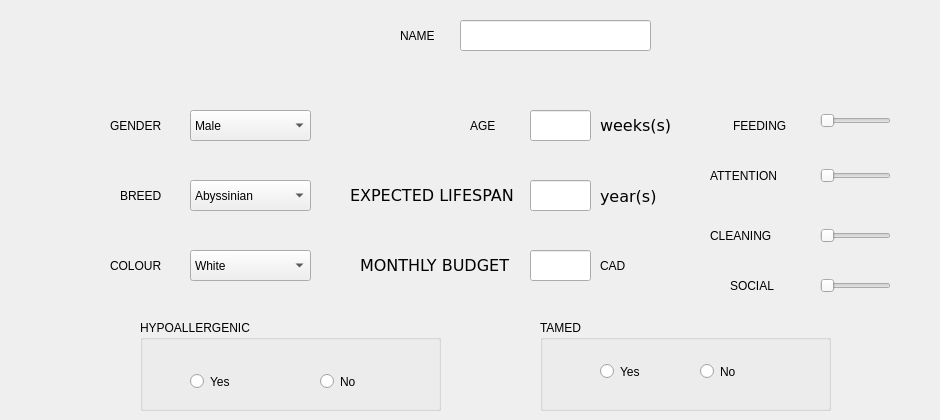
   <widget class="QWidget" name="GuineaPig">
    <widget class="QLabel" name="label_100">
     <property name="geometry">
      <rect>
       <x>110</x>
       <y>110</y>
       <width>71</width>
       <height>31</height>
      </rect>
     </property>
     <property name="text">
      <string>GENDER</string>
     </property>
    </widget>
    <widget class="QComboBox" name="guineaPig_colour">
     <property name="geometry">
      <rect>
       <x>190</x>
       <y>250</y>
       <width>121</width>
       <height>31</height>
      </rect>
     </property>
     <item>
      <property name="text">
       <string>White</string>
      </property>
     </item>
     <item>
      <property name="text">
       <string>Gold</string>
      </property>
     </item>
     <item>
      <property name="text">
       <string>Beige</string>
      </property>
     </item>
     <item>
      <property name="text">
       <string>Cinnamon</string>
      </property>
     </item>
     <item>
      <property name="text">
       <string>Chocolate</string>
      </property>
     </item>
     <item>
      <property name="text">
       <string>Black</string>
      </property>
     </item>
     <item>
      <property name="text">
       <string>Brown</string>
      </property>
     </item>
    </widget>
    <widget class="QLabel" name="label_101">
     <property name="geometry">
      <rect>
       <x>710</x>
       <y>220</y>
       <width>91</width>
       <height>31</height>
      </rect>
     </property>
     <property name="text">
      <string>CLEANING</string>
     </property>
    </widget>
    <widget class="QComboBox" name="guineaPig_breed">
     <property name="geometry">
      <rect>
       <x>190</x>
       <y>180</y>
       <width>121</width>
       <height>31</height>
      </rect>
     </property>
     <item>
      <property name="text">
       <string>Abyssinian</string>
      </property>
     </item>
     <item>
      <property name="text">
       <string>American</string>
      </property>
     </item>
     <item>
      <property name="text">
       <string>Coronet</string>
      </property>
     </item>
     <item>
      <property name="text">
       <string>Hairless guinea pigs</string>
      </property>
     </item>
     <item>
      <property name="text">
       <string>Peruvian</string>
      </property>
     </item>
     <item>
      <property name="text">
       <string>Teddy</string>
      </property>
     </item>
     <item>
      <property name="text">
       <string>Texel</string>
      </property>
     </item>
    </widget>
    <widget class="QGroupBox" name="guineaPig_tamed">
     <property name="geometry">
      <rect>
       <x>540</x>
       <y>320</y>
       <width>291</width>
       <height>91</height>
      </rect>
     </property>
     <property name="title">
      <string>TAMED</string>
     </property>
     <widget class="QRadioButton" name="guineaPig_tamed_yes">
      <property name="geometry">
       <rect>
        <x>60</x>
        <y>40</y>
        <width>51</width>
        <height>23</height>
       </rect>
      </property>
      <property name="text">
       <string>Yes</string>
      </property>
      <attribute name="buttonGroup">
       <string notr="true">buttonGroup_9</string>
      </attribute>
     </widget>
     <widget class="QRadioButton" name="guineaPig_tamed_no">
      <property name="geometry">
       <rect>
        <x>160</x>
        <y>40</y>
        <width>51</width>
        <height>23</height>
       </rect>
      </property>
      <property name="text">
       <string>No</string>
      </property>
      <attribute name="buttonGroup">
       <string notr="true">buttonGroup_9</string>
      </attribute>
     </widget>
    </widget>
    <widget class="QLabel" name="label_102">
     <property name="geometry">
      <rect>
       <x>710</x>
       <y>160</y>
       <width>111</width>
       <height>31</height>
      </rect>
     </property>
     <property name="text">
      <string>ATTENTION</string>
     </property>
    </widget>
    <widget class="QGroupBox" name="guineaPig_hypoallergenic">
     <property name="geometry">
      <rect>
       <x>140</x>
       <y>320</y>
       <width>301</width>
       <height>91</height>
      </rect>
     </property>
     <property name="title">
      <string>HYPOALLERGENIC</string>
     </property>
     <widget class="QRadioButton" name="guineaPig_hypoallergenic_yes">
      <property name="geometry">
       <rect>
        <x>50</x>
        <y>50</y>
        <width>51</width>
        <height>23</height>
       </rect>
      </property>
      <property name="text">
       <string>Yes</string>
      </property>
      <attribute name="buttonGroup">
       <string notr="true">buttonGroup_8</string>
      </attribute>
     </widget>
     <widget class="QRadioButton" name="guineaPig_hypoallergenic_no">
      <property name="geometry">
       <rect>
        <x>180</x>
        <y>50</y>
        <width>51</width>
        <height>23</height>
       </rect>
      </property>
      <property name="text">
       <string>No</string>
      </property>
      <attribute name="buttonGroup">
       <string notr="true">buttonGroup_8</string>
      </attribute>
     </widget>
    </widget>
    <widget class="QLabel" name="label_103">
     <property name="geometry">
      <rect>
       <x>120</x>
       <y>180</y>
       <width>61</width>
       <height>31</height>
      </rect>
     </property>
     <property name="text">
      <string>BREED</string>
     </property>
    </widget>
    <widget class="QLineEdit" name="guineaPig_name">
     <property name="geometry">
      <rect>
       <x>460</x>
       <y>20</y>
       <width>191</width>
       <height>31</height>
      </rect>
     </property>
    </widget>
    <widget class="QLabel" name="label_104">
     <property name="geometry">
      <rect>
       <x>110</x>
       <y>250</y>
       <width>81</width>
       <height>31</height>
      </rect>
     </property>
     <property name="text">
      <string>COLOUR</string>
     </property>
    </widget>
    <widget class="QSlider" name="guineaPig_feeding_2">
     <property name="geometry">
      <rect>
       <x>820</x>
       <y>110</y>
       <width>71</width>
       <height>21</height>
      </rect>
     </property>
     <property name="minimum">
      <number>1</number>
     </property>
     <property name="maximum">
      <number>5</number>
     </property>
     <property name="orientation">
      <enum>Qt::Horizontal</enum>
     </property>
    </widget>
    <widget class="QLabel" name="label_105">
     <property name="geometry">
      <rect>
       <x>733</x>
       <y>110</y>
       <width>91</width>
       <height>31</height>
      </rect>
     </property>
     <property name="text">
      <string>FEEDING</string>
     </property>
    </widget>
    <widget class="QLabel" name="label_106">
     <property name="geometry">
      <rect>
       <x>600</x>
       <y>110</y>
       <width>71</width>
       <height>31</height>
      </rect>
     </property>
     <property name="font">
      <font>
       <family>DejaVu Sans</family>
       <pointsize>12</pointsize>
      </font>
     </property>
     <property name="text">
      <string>weeks(s)</string>
     </property>
    </widget>
    <widget class="QLabel" name="label_107">
     <property name="geometry">
      <rect>
       <x>470</x>
       <y>110</y>
       <width>41</width>
       <height>31</height>
      </rect>
     </property>
     <property name="text">
      <string>AGE</string>
     </property>
    </widget>
    <widget class="QComboBox" name="guineaPig_gender">
     <property name="geometry">
      <rect>
       <x>190</x>
       <y>110</y>
       <width>121</width>
       <height>31</height>
      </rect>
     </property>
     <item>
      <property name="text">
       <string>Male</string>
      </property>
     </item>
     <item>
      <property name="text">
       <string>Female</string>
      </property>
     </item>
    </widget>
    <widget class="QLabel" name="label_109">
     <property name="geometry">
      <rect>
       <x>400</x>
       <y>20</y>
       <width>51</width>
       <height>31</height>
      </rect>
     </property>
     <property name="text">
      <string>NAME</string>
     </property>
    </widget>
    <widget class="QLabel" name="guineaPig_social_label">
     <property name="geometry">
      <rect>
       <x>730</x>
       <y>270</y>
       <width>61</width>
       <height>31</height>
      </rect>
     </property>
     <property name="text">
      <string>SOCIAL</string>
     </property>
    </widget>
    <widget class="QLineEdit" name="guineaPig_age">
     <property name="geometry">
      <rect>
       <x>530</x>
       <y>110</y>
       <width>61</width>
       <height>31</height>
      </rect>
     </property>
    </widget>
    <widget class="QLabel" name="label_130">
     <property name="geometry">
      <rect>
       <x>600</x>
       <y>250</y>
       <width>41</width>
       <height>31</height>
      </rect>
     </property>
     <property name="text">
      <string>CAD</string>
     </property>
    </widget>
    <widget class="QLabel" name="label_131">
     <property name="geometry">
      <rect>
       <x>360</x>
       <y>250</y>
       <width>161</width>
       <height>31</height>
      </rect>
     </property>
     <property name="font">
      <font>
       <family>DejaVu Sans</family>
       <pointsize>12</pointsize>
      </font>
     </property>
     <property name="text">
      <string>MONTHLY BUDGET</string>
     </property>
    </widget>
    <widget class="QLineEdit" name="guineaPig_expectedlifespan">
     <property name="geometry">
      <rect>
       <x>530</x>
       <y>180</y>
       <width>61</width>
       <height>31</height>
      </rect>
     </property>
    </widget>
    <widget class="QLineEdit" name="guineaPig_cost">
     <property name="geometry">
      <rect>
       <x>530</x>
       <y>250</y>
       <width>61</width>
       <height>31</height>
      </rect>
     </property>
    </widget>
    <widget class="QLabel" name="label_132">
     <property name="geometry">
      <rect>
       <x>350</x>
       <y>180</y>
       <width>181</width>
       <height>31</height>
      </rect>
     </property>
     <property name="font">
      <font>
       <family>DejaVu Sans</family>
       <pointsize>12</pointsize>
      </font>
     </property>
     <property name="text">
      <string>EXPECTED LIFESPAN</string>
     </property>
    </widget>
    <widget class="QLabel" name="label_114">
     <property name="geometry">
      <rect>
       <x>600</x>
       <y>186</y>
       <width>61</width>
       <height>21</height>
      </rect>
     </property>
     <property name="font">
      <font>
       <family>DejaVu Sans</family>
       <pointsize>12</pointsize>
      </font>
     </property>
     <property name="text">
      <string>year(s)</string>
     </property>
    </widget>
    <widget class="QSlider" name="guineaPig_attention_2">
     <property name="geometry">
      <rect>
       <x>820</x>
       <y>160</y>
       <width>71</width>
       <height>31</height>
      </rect>
     </property>
     <property name="minimum">
      <number>1</number>
     </property>
     <property name="maximum">
      <number>5</number>
     </property>
     <property name="orientation">
      <enum>Qt::Horizontal</enum>
     </property>
    </widget>
    <widget class="QSlider" name="guineaPig_cleaning_2">
     <property name="geometry">
      <rect>
       <x>820</x>
       <y>220</y>
       <width>71</width>
       <height>31</height>
      </rect>
     </property>
     <property name="minimum">
      <number>1</number>
     </property>
     <property name="maximum">
      <number>5</number>
     </property>
     <property name="orientation">
      <enum>Qt::Horizontal</enum>
     </property>
    </widget>
    <widget class="QSlider" name="guineaPig_social_2">
     <property name="geometry">
      <rect>
       <x>820</x>
       <y>270</y>
       <width>71</width>
       <height>31</height>
      </rect>
     </property>
     <property name="minimum">
      <number>1</number>
     </property>
     <property name="maximum">
      <number>5</number>
     </property>
     <property name="orientation">
      <enum>Qt::Horizontal</enum>
     </property>
    </widget>
    <widget class="QLabel" name="guineaPig_feeding">
     <property name="geometry">
      <rect>
       <x>900</x>
       <y>110</y>
       <width>21</width>
       <height>21</height>
      </rect>
     </property>
     <property name="text">
      <string/>
     </property>
    </widget>
    <widget class="QLabel" name="guineaPig_attention">
     <property name="geometry">
      <rect>
       <x>900</x>
       <y>160</y>
       <width>31</width>
       <height>31</height>
      </rect>
     </property>
     <property name="text">
      <string/>
     </property>
    </widget>
    <widget class="QLabel" name="guineaPig_cleaning">
     <property name="geometry">
      <rect>
       <x>900</x>
       <y>220</y>
       <width>31</width>
       <height>31</height>
      </rect>
     </property>
     <property name="text">
      <string/>
     </property>
    </widget>
    <widget class="QLabel" name="guineaPig_social">
     <property name="geometry">
      <rect>
       <x>900</x>
       <y>270</y>
       <width>21</width>
       <height>31</height>
      </rect>
     </property>
     <property name="text">
      <string/>
     </property>
    </widget>
    <zorder>guineaPig_feeding_2</zorder>
    <zorder>label_100</zorder>
    <zorder>guineaPig_colour</zorder>
    <zorder>label_101</zorder>
    <zorder>guineaPig_breed</zorder>
    <zorder>guineaPig_tamed</zorder>
    <zorder>label_102</zorder>
    <zorder>guineaPig_hypoallergenic</zorder>
    <zorder>label_103</zorder>
    <zorder>guineaPig_name</zorder>
    <zorder>label_104</zorder>
    <zorder>label_105</zorder>
    <zorder>label_106</zorder>
    <zorder>label_107</zorder>
    <zorder>guineaPig_gender</zorder>
    <zorder>label_109</zorder>
    <zorder>guineaPig_social_label</zorder>
    <zorder>guineaPig_age</zorder>
    <zorder>label_130</zorder>
    <zorder>label_131</zorder>
    <zorder>guineaPig_expectedlifespan</zorder>
    <zorder>guineaPig_cost</zorder>
    <zorder>label_132</zorder>
    <zorder>label_114</zorder>
    <zorder>guineaPig_attention_2</zorder>
    <zorder>guineaPig_cleaning_2</zorder>
    <zorder>guineaPig_social_2</zorder>
    <zorder>guineaPig_feeding</zorder>
    <zorder>guineaPig_attention</zorder>
    <zorder>guineaPig_cleaning</zorder>
    <zorder>guineaPig_social</zorder>
   </widget>
